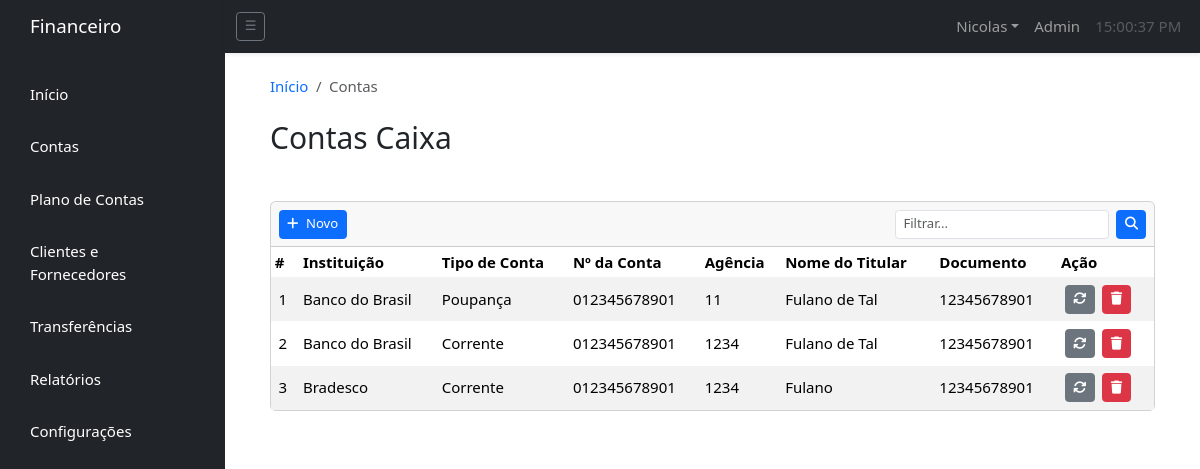
The app's page /contas/ (signed in), older data.
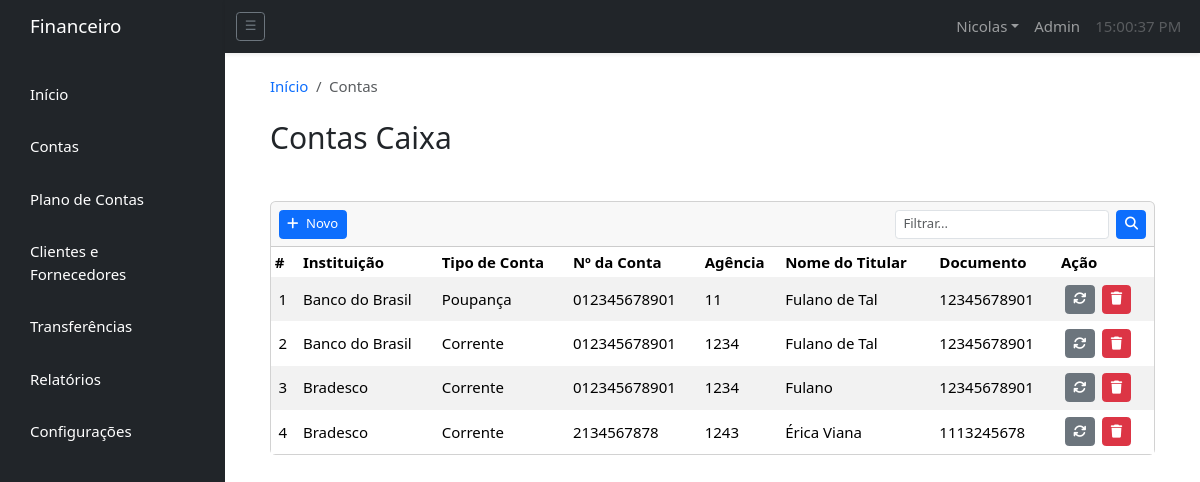
The same page, newer data.
### financeiro/models.py (models this page shows, shortened)
class BankAccounts(models.Model):
    ACCOUNT_TYPE_CHOICES = (
        ("Corrente", "Corrente"),
        ("Poupança", "Poupança")
    )
    name = models.CharField(max_length=50)
    account_type = models.CharField(max_length=50, choices=ACCOUNT_TYPE_CHOICES)
    account_number = models.CharField(max_length=12)
    agency = models.IntegerField(null=True, blank=True)
    titular_name = models.CharField(max_length=50)
    titular_document = models.CharField(max_length=50)
    class Meta:
        verbose_name = "Bank Account"
        verbose_name_plural = "Bank Accounts"

### financeiro/views/accounts_view.py (the view)
# urls.py: path('contas/', views.accounts, name='accounts'), # type: ignore
def accounts(request):
    if request.user.is_authenticated:
        accounts = BankAccounts.objects.all()
        return render(request, 'accounts/accounts.html', {"accounts": accounts})
    else:
        messages.error(request, "Você deve estar logado para visualizar esta página.")
        redirect('home')

### financeiro/templates/accounts/accounts.html (shortened to what this page needs)
{% extends 'base.html' %}
{% load static %}
{% block navbar %}
  {% include 'navbar.html' %}
{% endblock %}
{% block content %}
  {% block breadcrumb %}
    <nav aria-label="breadcrumb">
      <ol class="breadcrumb my-4">
        <li class="breadcrumb-item">
          <a class="breadcrumb-link" href="{% url 'home' %}">Início</a>
        </li>
        <li class="breadcrumb-item active" aria-current="page">Contas</li>
      </ol>
    </nav>
  {% endblock %}
  <h2 class="mb-5">Contas Caixa</h2>
  <div class="card mx-auto" style="height:55%;">
    <div class="card-header px-2">
      <div class="col d-flex w-100 justify-content-between m-0">
        <div class="row">
          <div class="col">
            <button type="button" class="btn btn-primary btn-sm px-2" data-bs-toggle="modal" data-bs-target="#formModal">
              <i class="fa-solid fa-plus icon me-2" style="display: none;"></i>Novo
            </button>
          </div>
        </div>
        <div class="p-0 d-flex row">
          <form method="POST" action="{% url 'search_bar' %}">
            <div class="input-group-sm d-flex col">
              <input type="search" class="form-control me-2" placeholder="Filtrar..." name="searched" />
              <button class="btn btn-sm btn-primary" type="submit"><i class="fa-solid fa-magnifying-glass"></i></button>
            </div>
          </form>
        </div>
      </div>
    </div>
    <div class="card-body p-0 overflow-auto">
      <table class="table table-hover table-borderless table-responsive table-striped table-sm mb-0 sortable">
        <thead class="bg-light sticky-top clickable">
          <tr>
            <th scope="col px-1">#</th>
            <th scope="col">Instituição</th>
            <th scope="col">Tipo de Conta</th>
            <th scope="col">Nº da Conta</th>
            <th scope="col">Agência</th>
            <th scope="col">Nome do Titular</th>
            <th scope="col">Documento</th>
            <th scope="col">Ação</th>
          </tr>
        </thead>
        <tbody>
          {% include 'accounts/account_list.html' %}
        </tbody>
      </table>
    </div>
  </div>
{% endblock %}

### financeiro/templates/accounts/account_list.html (shortened to what this page needs)
{% load static %}
{% if accounts %}
  {% for account in accounts %}
    <tr class="align-middle">
      <td class="px-2">{{ account.id }}</td>
      <td>{{ account.name }}</td>
      <td>{{ account.account_type }}</td>
      <td>{{ account.account_number }}</td>
      <td>{{ account.agency }}</td>
      <td>{{ account.titular_name }}</td>
      <td>{{ account.titular_document }}</td>
      <td class="h-100">
        <div class="d-flex">
          <button type="button" class="btn btn-sm btn-secondary m-1" data-bs-toggle="modal" data-bs-target="#{{ account.id }}" style="position: static;">
            <i class="fa-solid fa-arrows-rotate icon" style="display: none;"></i>
          </button>
          <a href="{% url 'delete_account' account.id %}" class="btn btn-sm btn-danger m-1" style="height: 10%;position: static;">
            <i class="fa-solid fa-trash icon" style="display:none;"></i>
          </a>
        </div>
      </td>
    </tr>
  {% endfor %}
{% endif %}

Row changes from the older to the newer data that the page shows:
added BankAccounts: id "4", name "Bradesco", account_type "Corrente", account_number "2134567878", agency "1243", titular_name "Érica Viana", titular_document "1113245678"
